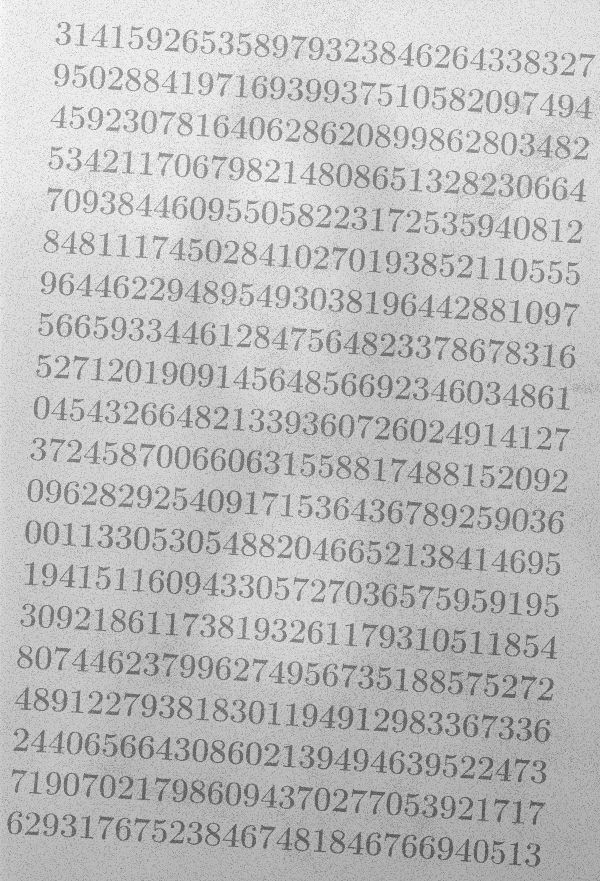
#> input picture Trabalho2/imagens/morf_test.png, 600 x 881 px
$ python Prog2.py
#> lines starting #> are read from the running program, lines starting #| are printed output that depends on the picture; after the words box and inside, x2 and y2 are one past the last pixel; in counts of white or black regions, pixels touching at a corner belong together
import cv2 as cv
import numpy as np
from matplotlib import pyplot as plt

def main():

    img = cv.imread('imagens/morf_test.png',cv.IMREAD_GRAYSCALE)
#> img is the input picture: shape (881, 600); min 85, max 251, mean 190.6

    # aplicando fechamento, para obter o fundo

    fundo = cv.morphologyEx(img, cv.MORPH_CLOSE, cv.getStructuringElement(cv.MORPH_ELLIPSE,(9,9)))
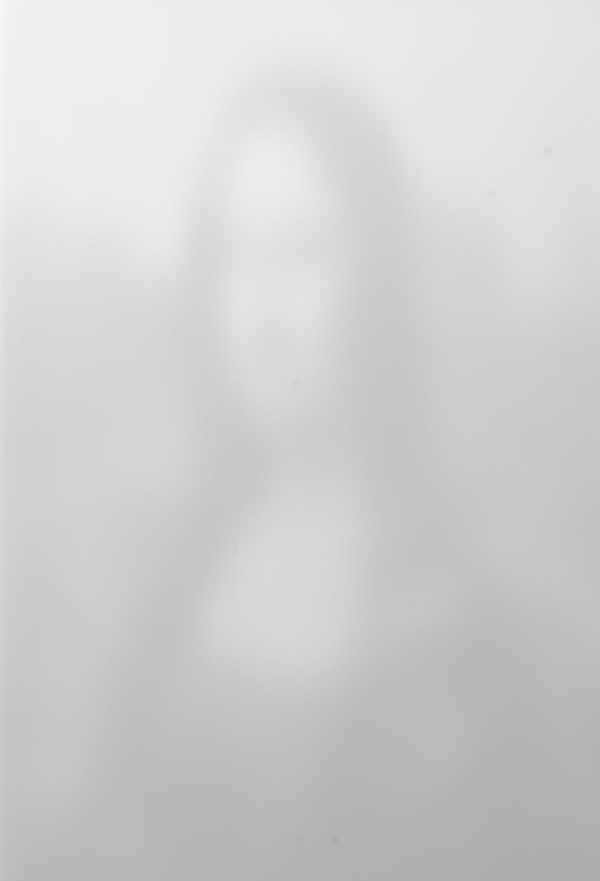
#> fundo: shape (881, 600); min 172, max 251, mean 207.7

    cv.imshow('img', fundo)
    cv.waitKey(0)

    # subtraindo da imagem original e invertendo o resultado

    img = fundo - img
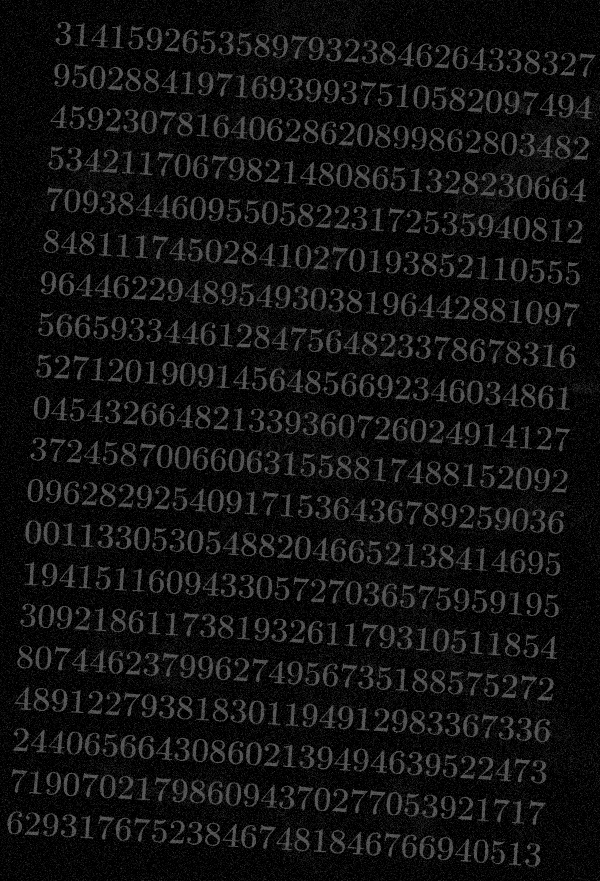
#> img: shape (881, 600); min 0, max 90, mean 17.1
    img = 255 - img
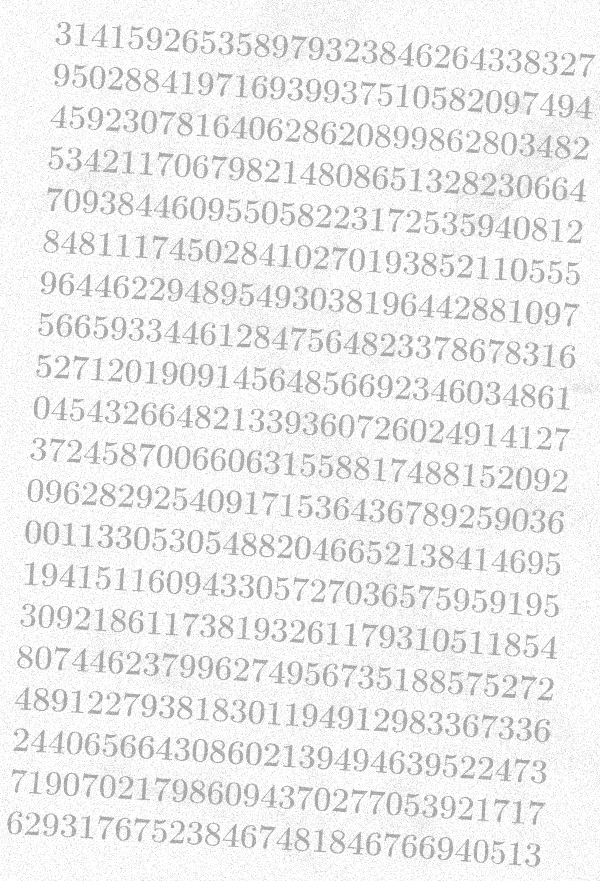
#> img: shape (881, 600); min 165, max 255, mean 237.9

    # aplicando black hat

    img = cv.morphologyEx(img, cv.MORPH_BLACKHAT, cv.getStructuringElement(cv.MORPH_ELLIPSE,(9,9)))

    cv.imshow('img', img)
    cv.waitKey(0)

    # binarizando a imagem

    img = cv.GaussianBlur(img, (3,3), 0)

    _,img = cv.threshold(img,0,255,cv.THRESH_BINARY+cv.THRESH_OTSU)
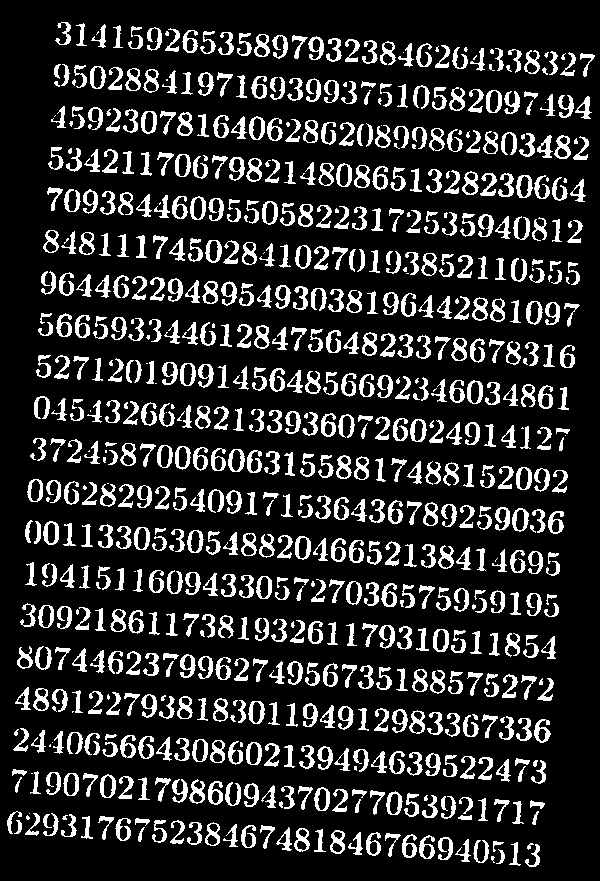
#> img: shape (881, 600); 16.8% white; 775 white regions (90 under 20 px), largest, box (x1, y1, x2, y2) and area: (554, 135, 571, 159) 198, (534, 719, 551, 743) 196, (381, 583, 397, 607) 195
    cv.imshow('img', img)
    cv.waitKey(0)

    # aplicando ditalacao, abertura e erosao

    img = cv.dilate(img,cv.getStructuringElement(cv.MORPH_ELLIPSE,(3,3)),iterations = 1)
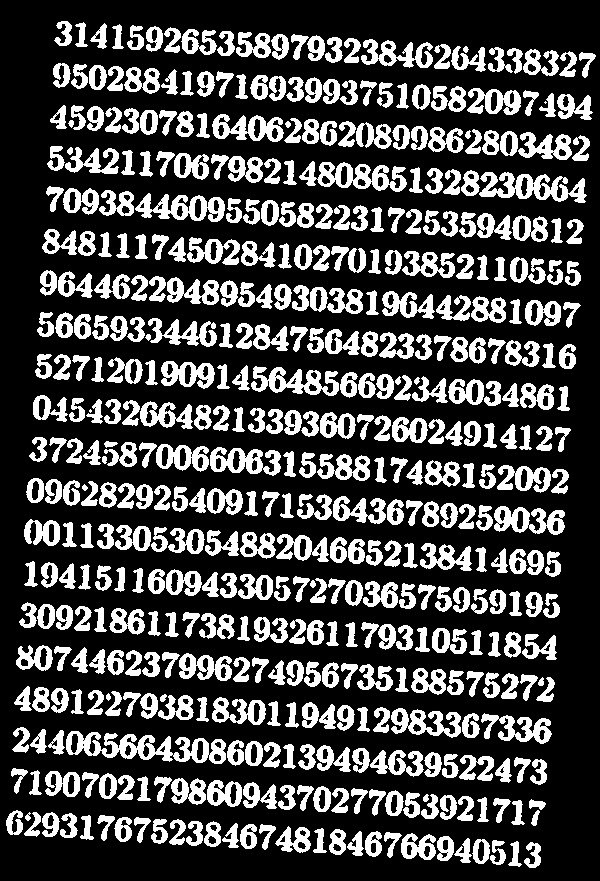
#> img: shape (881, 600); 27.7% white; 482 white regions (2 under 20 px), largest, box (x1, y1, x2, y2) and area: (66, 731, 226, 764) 2369, (479, 172, 587, 203) 1632, (299, 161, 407, 192) 1596

    img = cv.morphologyEx(img, cv.MORPH_OPEN, cv.getStructuringElement(cv.MORPH_ELLIPSE,(3,3)))

    # invertendo imagem

    img = 255 - img

    cv.imshow('img', img)
    cv.waitKey(0)


if __name__ == '__main__':
    main()

$ run again, with Trabalho2/imagens/img_cells.jpg saved as Trabalho2/imagens/morf_test.png
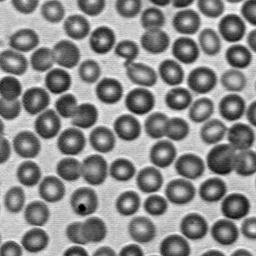
#> input picture Trabalho2/imagens/img_cells.jpg, 256 x 256 px
#> in main, img is the input picture: shape (256, 256); min 0, max 255, mean 138.6
#> in main, `_,img = cv.threshold(img,0,255,cv.THRESH_BINARY+cv.THRESH_OTSU)`:
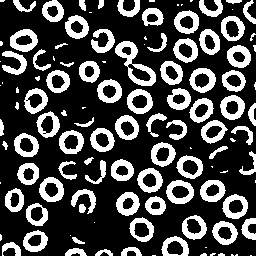
#> img: shape (256, 256); 28.8% white; 118 white regions (37 under 20 px), largest, box (x1, y1, x2, y2) and area: (115, 41, 156, 86) 620, (166, 180, 194, 204) 371, (10, 29, 38, 52) 368
#> in main, `img = cv.dilate(img,cv.getStructuringElement(cv.MORPH_ELLIPSE,(3,3)),i..`:
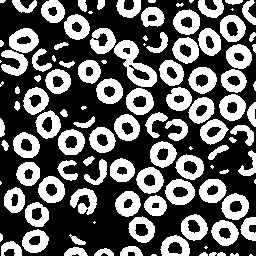
#> img: shape (256, 256); 39.4% white; 112 white regions (19 under 20 px), largest, box (x1, y1, x2, y2) and area: (114, 40, 157, 87) 833, (165, 179, 195, 205) 486, (9, 28, 39, 53) 478
